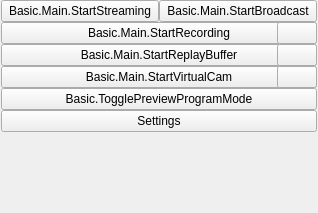
<?xml version="1.0" encoding="UTF-8"?>
<ui version="4.0">
 <class>OBSBasicControls</class>
 <widget class="QWidget" name="OBSBasicControls">
  <property name="geometry">
   <rect>
    <x>0</x>
    <y>0</y>
    <width>318</width>
    <height>213</height>
   </rect>
  </property>
  <layout class="QVBoxLayout" name="verticalLayout_9">
   <property name="spacing">
    <number>0</number>
   </property>
   <property name="leftMargin">
    <number>1</number>
   </property>
   <property name="topMargin">
    <number>0</number>
   </property>
   <property name="rightMargin">
    <number>1</number>
   </property>
   <property name="bottomMargin">
    <number>1</number>
   </property>
   <item>
    <widget class="QFrame" name="controlsFrame">
     <layout class="QVBoxLayout" name="buttonsVLayout">
      <property name="spacing">
       <number>0</number>
      </property>
      <property name="leftMargin">
       <number>0</number>
      </property>
      <property name="topMargin">
       <number>0</number>
      </property>
      <property name="rightMargin">
       <number>0</number>
      </property>
      <property name="bottomMargin">
       <number>0</number>
      </property>
      <item>
       <layout class="QHBoxLayout" name="horizontalLayout_7">
        <item>
         <widget class="QPushButton" name="streamButton">
          <property name="enabled">
           <bool>true</bool>
          </property>
          <property name="sizePolicy">
           <sizepolicy hsizetype="Ignored" vsizetype="Fixed">
            <horstretch>0</horstretch>
            <verstretch>0</verstretch>
           </sizepolicy>
          </property>
          <property name="minimumSize">
           <size>
            <width>150</width>
            <height>0</height>
           </size>
          </property>
          <property name="text">
           <string>Basic.Main.StartStreaming</string>
          </property>
         </widget>
        </item>
        <item>
         <widget class="QPushButton" name="broadcastButton">
          <property name="enabled">
           <bool>true</bool>
          </property>
          <property name="sizePolicy">
           <sizepolicy hsizetype="Ignored" vsizetype="Fixed">
            <horstretch>0</horstretch>
            <verstretch>0</verstretch>
           </sizepolicy>
          </property>
          <property name="minimumSize">
           <size>
            <width>150</width>
            <height>0</height>
           </size>
          </property>
          <property name="text">
           <string>Basic.Main.StartBroadcast</string>
          </property>
         </widget>
        </item>
       </layout>
      </item>
      <item>
       <layout class="QGridLayout" name="recordingLayout">
        <property name="leftMargin">
         <number>0</number>
        </property>
        <property name="topMargin">
         <number>0</number>
        </property>
        <property name="rightMargin">
         <number>0</number>
        </property>
        <property name="bottomMargin">
         <number>0</number>
        </property>
        <item row="0" column="0">
         <widget class="QPushButton" name="recordButton">
          <property name="enabled">
           <bool>true</bool>
          </property>
          <property name="sizePolicy">
           <sizepolicy hsizetype="MinimumExpanding" vsizetype="Fixed">
            <horstretch>0</horstretch>
            <verstretch>0</verstretch>
           </sizepolicy>
          </property>
          <property name="minimumSize">
           <size>
            <width>0</width>
            <height>0</height>
           </size>
          </property>
          <property name="text">
           <string>Basic.Main.StartRecording</string>
          </property>
         </widget>
        </item>
        <item row="0" column="0" alignment="Qt::AlignmentFlag::AlignRight">
         <widget class="QPushButton" name="pauseRecordButton">
          <property name="enabled">
           <bool>true</bool>
          </property>
          <property name="minimumSize">
           <size>
            <width>0</width>
            <height>0</height>
           </size>
          </property>
          <property name="toolTip">
           <string>Basic.Main.PauseRecording</string>
          </property>
          <property name="accessibleName">
           <string>Basic.Main.PauseRecording</string>
          </property>
          <property name="icon">
           <iconset resource="obs.qrc">
            <normaloff>:/res/images/media-pause.svg</normaloff>:/res/images/media-pause.svg</iconset>
          </property>
          <property name="class" stdset="0">
           <string>icon-media-pause</string>
          </property>
         </widget>
        </item>
       </layout>
      </item>
      <item>
       <layout class="QGridLayout" name="replayBufferLayout">
        <property name="leftMargin">
         <number>0</number>
        </property>
        <property name="topMargin">
         <number>0</number>
        </property>
        <property name="rightMargin">
         <number>0</number>
        </property>
        <property name="bottomMargin">
         <number>0</number>
        </property>
        <item row="0" column="0">
         <widget class="QPushButton" name="replayBufferButton">
          <property name="enabled">
           <bool>true</bool>
          </property>
          <property name="sizePolicy">
           <sizepolicy hsizetype="MinimumExpanding" vsizetype="Fixed">
            <horstretch>0</horstretch>
            <verstretch>0</verstretch>
           </sizepolicy>
          </property>
          <property name="minimumSize">
           <size>
            <width>0</width>
            <height>0</height>
           </size>
          </property>
          <property name="text">
           <string>Basic.Main.StartReplayBuffer</string>
          </property>
         </widget>
        </item>
        <item row="0" column="0" alignment="Qt::AlignmentFlag::AlignRight">
         <widget class="QPushButton" name="saveReplayButton">
          <property name="enabled">
           <bool>true</bool>
          </property>
          <property name="minimumSize">
           <size>
            <width>0</width>
            <height>0</height>
           </size>
          </property>
          <property name="toolTip">
           <string>Basic.Main.SaveReplay</string>
          </property>
          <property name="accessibleName">
           <string>Basic.Main.SaveReplay</string>
          </property>
          <property name="icon">
           <iconset resource="obs.qrc">
            <normaloff>:/res/images/save.svg</normaloff>:/res/images/save.svg</iconset>
          </property>
          <property name="class" stdset="0">
           <string>icon-save</string>
          </property>
         </widget>
        </item>
       </layout>
      </item>
      <item>
       <layout class="QGridLayout" name="virtualCamLayout">
        <property name="leftMargin">
         <number>0</number>
        </property>
        <property name="topMargin">
         <number>0</number>
        </property>
        <property name="rightMargin">
         <number>0</number>
        </property>
        <property name="bottomMargin">
         <number>0</number>
        </property>
        <item row="0" column="0">
         <widget class="QPushButton" name="virtualCamButton">
          <property name="enabled">
           <bool>true</bool>
          </property>
          <property name="sizePolicy">
           <sizepolicy hsizetype="MinimumExpanding" vsizetype="Fixed">
            <horstretch>0</horstretch>
            <verstretch>0</verstretch>
           </sizepolicy>
          </property>
          <property name="minimumSize">
           <size>
            <width>0</width>
            <height>0</height>
           </size>
          </property>
          <property name="text">
           <string>Basic.Main.StartVirtualCam</string>
          </property>
         </widget>
        </item>
        <item row="0" column="0" alignment="Qt::AlignmentFlag::AlignRight">
         <widget class="QPushButton" name="virtualCamConfigButton">
          <property name="enabled">
           <bool>true</bool>
          </property>
          <property name="minimumSize">
           <size>
            <width>0</width>
            <height>0</height>
           </size>
          </property>
          <property name="toolTip">
           <string>Basic.Main.VirtualCamConfig</string>
          </property>
          <property name="accessibleName">
           <string>Basic.Main.VirtualCamConfig</string>
          </property>
          <property name="icon">
           <iconset resource="obs.qrc">
            <normaloff>:/settings/images/settings/general.svg</normaloff>:/settings/images/settings/general.svg</iconset>
          </property>
          <property name="class" stdset="0">
           <string>icon-gear</string>
          </property>
         </widget>
        </item>
       </layout>
      </item>
      <item>
       <widget class="QPushButton" name="modeSwitch">
        <property name="sizePolicy">
         <sizepolicy hsizetype="Ignored" vsizetype="Fixed">
          <horstretch>0</horstretch>
          <verstretch>0</verstretch>
         </sizepolicy>
        </property>
        <property name="minimumSize">
         <size>
          <width>150</width>
          <height>0</height>
         </size>
        </property>
        <property name="text">
         <string>Basic.TogglePreviewProgramMode</string>
        </property>
       </widget>
      </item>
      <item>
       <widget class="QPushButton" name="settingsButton">
        <property name="sizePolicy">
         <sizepolicy hsizetype="Ignored" vsizetype="Fixed">
          <horstretch>0</horstretch>
          <verstretch>0</verstretch>
         </sizepolicy>
        </property>
        <property name="minimumSize">
         <size>
          <width>150</width>
          <height>0</height>
         </size>
        </property>
        <property name="text">
         <string>Settings</string>
        </property>
       </widget>
      </item>
      <item>
       <spacer name="expVSpacer">
        <property name="orientation">
         <enum>Qt::Vertical</enum>
        </property>
        <property name="sizeHint" stdset="0">
         <size>
          <width>0</width>
          <height>0</height>
         </size>
        </property>
       </spacer>
      </item>
     </layout>
    </widget>
   </item>
  </layout>
 </widget>
 <resources>
  <include location="obs.qrc"/>
 </resources>
 <connections/>
</ui>
